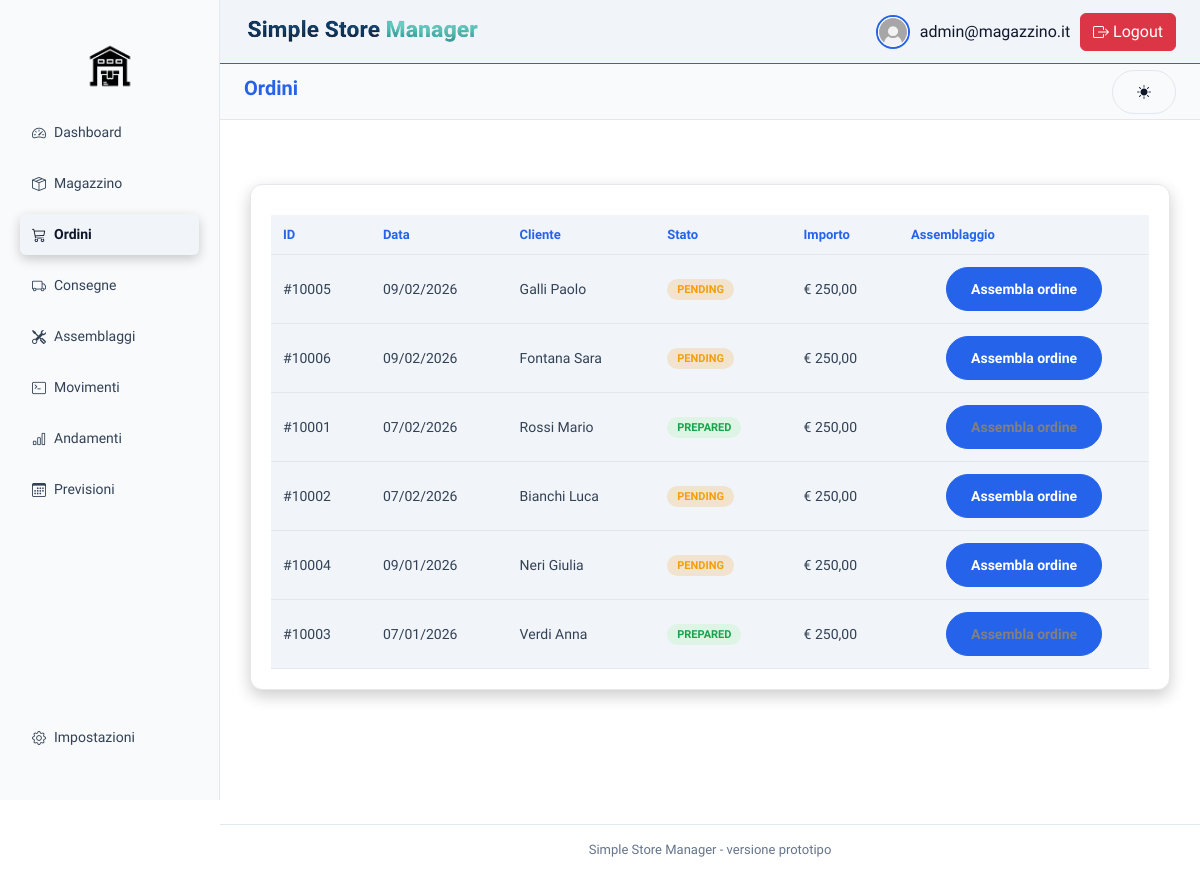
The page /index.php?page=ordini (signed in) on the database its author committed.
### tables this page shows
CREATE TABLE `ordini` (
  `id` int(5) NOT NULL,
  `id_shopify` int(5) NOT NULL,
  `data_creazione` datetime NOT NULL DEFAULT current_timestamp(),
  `stato` enum('PENDING','OUT_OF_STOCK','PREPARED') NOT NULL DEFAULT 'PENDING',
  `id_cliente` int(5) NOT NULL,
  `data_assemblaggio` date DEFAULT NULL
);

CREATE TABLE `cliente` (
  `codice` int(5) NOT NULL,
  `nome` varchar(20) NOT NULL,
  `cognome` varchar(20) NOT NULL,
  `email` varchar(40) NOT NULL,
  `numero` varchar(15) DEFAULT NULL
);

### backend/query/ordini.php (called while the page is built, shortened)
<?php
function getAllOrdini(){
    $pdo=connect();
    $sql = "SELECT o.id,o.id_shopify, DATE_FORMAT(o.data_creazione, '%d/%m/%Y') AS data_creazione,o.stato, c.nome, c.cognome
    FROM ordini o
    JOIN cliente c ON o.id_cliente = c.codice
    ORDER BY o.data_creazione DESC;";
    $stmt = $pdo->query($sql);
    return $stmt->fetchAll(PDO::FETCH_ASSOC);
}
?>

### frontend/ordini/ordini.php (the view, shortened to what this page needs)
<?php
require_once 'backend/query/ordini.php';
$ordini = getAllOrdini();
?>
<!DOCTYPE html>
<html lang="it">
<body>
  <div class="main">
    <div class="card full">
      <table class="orders-table">
        <thead>
          <tr>
            <th>ID</th>
            <th>Data</th>
            <th>Cliente</th>
            <th>Stato</th>
            <th>Importo</th>
            <th>Assemblaggio</th>
          </tr>
        </thead>
        <tbody>
          <?php foreach ($ordini as $ordine): ?>
            <tr class="assembly_component">
              <td>#<?= $ordine['id_shopify']; ?></td>
              <td><?= $ordine['data_creazione']; ?></td>
              <td><?= $ordine['cognome']; ?> <?= $ordine['nome']; ?></td>
              <td><span class="status <?= strtolower($ordine['stato']); ?>"><?= $ordine['stato']; ?></span></td>
              <td>€ 250,00</td>
              <td class="order-action text-center">
                <button class="btn-primary">
                  <a <?= $ordine['stato'] === 'PENDING' ? 'href="index.php?page=assemblaggiOrdine&id_ordine=' . $ordine['id'] . '" style="color: white; text-decoration: none;"' : 'style="color: gray; text-decoration: none; cursor: default;" disabled' ?>>Assembla ordine</a>
                </button>
              </td>
            </tr>
          <?php endforeach; ?>
        </tbody>
      </table>
    </div>
  </div>
</body>
</html>

### frontend/stile/layout.css (style rules this page uses)
:root { --sidebar-width: 13.75rem; }
* { box-sizing: border-box; margin: 0; padding: 0; }
body { font-family: "Sora", sans-serif; background-color: var(--background-color); color: var(--text-light); line-height: 1.5; -webkit-font-smoothing: antialiased; }
.main { margin-left: var(--sidebar-width); padding: 8.75rem 1.875rem 1.875rem; min-height: 100vh; transition: margin-left 0.3s ease; }
.card { background: var(--background-section); padding: 1.25rem; border-radius: 12px; border: 1px solid var(--background-hover); box-shadow: 0 6px 16px rgba(0, 0, 0, 0.2); display: flex; flex-direction: column; color: var(--text-light); }
.card.full { width: 100%; margin: 1.25rem 0; }
.orders-table, .assembly-table { width: 100%; border-collapse: collapse; margin-top: 0.625rem; }
.orders-table th, .assembly-table th { text-align: left; font-size: 0.8125rem; color: var(--highlight-color); padding: 0.75rem; background-color: var(--background-thead); font-weight: 600; border-bottom: 1px solid var(--border-color); }
.orders-table td, .assembly-table td { padding: 0.75rem; border-bottom: 1px solid var(--background-hover); font-size: 0.875rem; color: var(--text-grey); }
.status, .grado { padding: 0.25rem 0.625rem; border-radius: 20px; font-size: 0.6875rem; font-weight: bold; text-transform: uppercase; }
.status.pending, .grado.medio { background: rgba(241, 155, 35, 0.2); color: var(--secondary-color); }
.status.prepared, .grado.basso { background: rgba(144, 238, 144, 0.2); color: var(--success-color); }
.btn-primary { display: inline-flex; align-items: center; justify-content: center; padding: 0.625rem 1.5rem; font-size: 0.875rem; font-weight: 600; color: var(--background-color); background-color: var(--highlight-color); border: 1px solid var(--highlight-color); border-radius: 999px; cursor: pointer; transition: all 0.2s ease; min-height: 2.75rem; touch-action: manipulation; }
.assembly_component { background: var(--background-thead); cursor: pointer; font-weight: 500; color: var(--text-light); border-bottom: 1px solid var(--background-color); }

### frontend/stile/style-light.css (style rules this page uses)
:root { --primary-color: #f1f5f9; --secondary-color: #f59e0b; --highlight-color: #2563eb; --highlight-hover: #1e40af; --background-color: #ffffff; --background-alt: #f8fafc; --background-section: #ffffff; --background-thead: #f1f5f9; --background-hover: #e5e7eb; --text-light: #0f172a; --text-grey: #334155; --text-muted: #64748b; --text-admin: #1e40af; --error-color: #dc2626; --success-color: #16a34a; --warning-color: #f59e0b; --info-color: #2563eb; --border-color: #e2e8f0; --shadow-light: rgba(15, 23, 42, 0.08); --shadow-strong: rgba(15, 23, 42, 0.15); --bg-body: var(--background-color); --bg-card: var(--background-section); --bg-input: #f1f5f9; --border-input: #e2e8f0; --border-input-focus: var(--highlight-color); --btn-bg: var(--secondary-color); --btn-bg-hover: #d97706; --text-primary: var(--text-light); --text-placeholder: #94a3b8; --text-error: var(--error-color); --text-error-alt: #b91c1c; --shadow-card: var(--shadow-light); --shadow-input-focus: rgba(37, 99, 235, 0.25); --qr-overlay-bg: rgba(15, 23, 42, 0.45); --qr-modal-bg: #ffffff; --qr-modal-text: #0f172a; --qr-shadow: rgba(15, 23, 42, 0.15); --qr-canvas-bg: #f8fafc; --qr-code-bg: #ffffff; --qr-code-text: #0f172a; --qr-close-color: #64748b; --qr-close-hover: #1e40af; }

### rows shown on the page
ordini: id_shopify "10005", data_creazione "09/02/2026", id_cliente.cognome "Galli", id_cliente.nome "Paolo", stato "PENDING"
ordini: id_shopify "10006", data_creazione "09/02/2026", id_cliente.cognome "Fontana", id_cliente.nome "Sara", stato "PENDING"
ordini: id_shopify "10001", data_creazione "07/02/2026", id_cliente.cognome "Rossi", id_cliente.nome "Mario", stato "PREPARED"
ordini: id_shopify "10002", data_creazione "07/02/2026", id_cliente.cognome "Bianchi", id_cliente.nome "Luca", stato "PENDING"
ordini: id_shopify "10004", data_creazione "09/01/2026", id_cliente.cognome "Neri", id_cliente.nome "Giulia", stato "PENDING"
ordini: id_shopify "10003", data_creazione "07/01/2026", id_cliente.cognome "Verdi", id_cliente.nome "Anna", stato "PREPARED"

### other values the page prints
$pagina "Dashboard"
$pagina "Magazzino"
$pagina "Ordini"
$pagina "Consegne"
$pagina "Assemblaggi"
$pagina "Movimenti"
$pagina "Andamenti"
$pagina "Previsioni"
$pagina "Impostazioni"
$_SESSION['user'] "admin@magazzino.it"
$page "Ordini"
